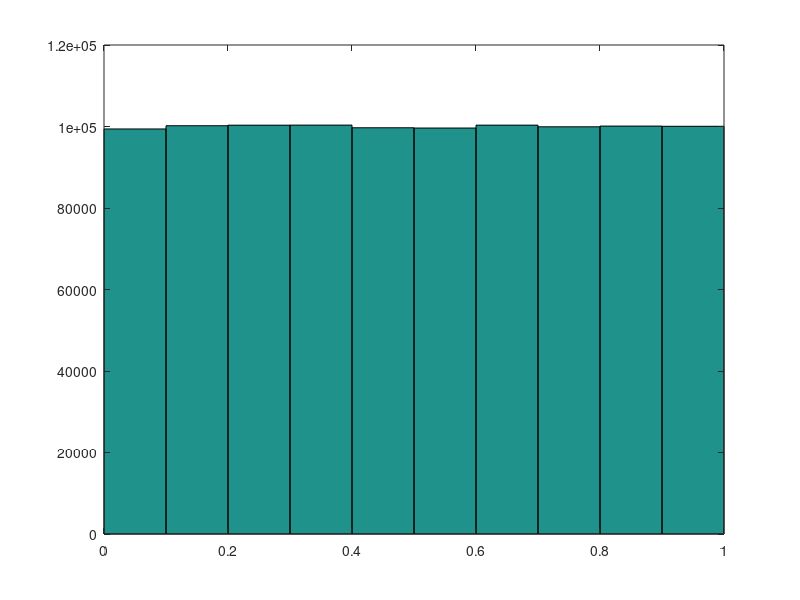
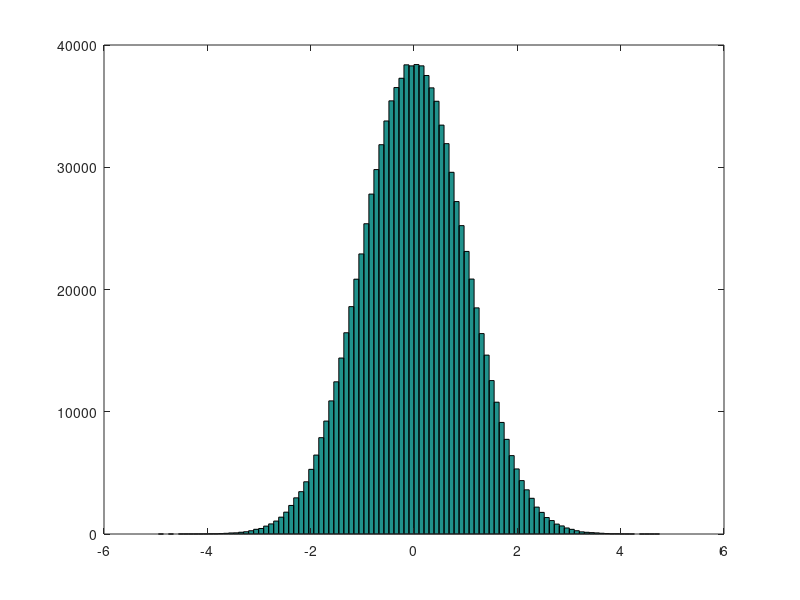

The MATLAB source for these figures, in order:
clc;
clear all;
x = rand(1, 1e6);%renglones, columnas
min(x)
hist(x, 10)
%promedio es 0.5
%plot()
promedio_manual = sum(x)/numel(x)
promedio = mean(x)
x1 = x-promedio;
mean(x1)
min(x1)
figure;hist(x1, 10)
var(x)
sum((x-mean(x)).^2)/numel(x) % misma operacion para todos los elementos
xg = randn(1, 1e6);%n de normal
hist(xg, 100)
min(xg)
max(xg)
mean(xg)
var(xg)
Pxg =sum((xg-mean(xg)).^2)/numel(xg)